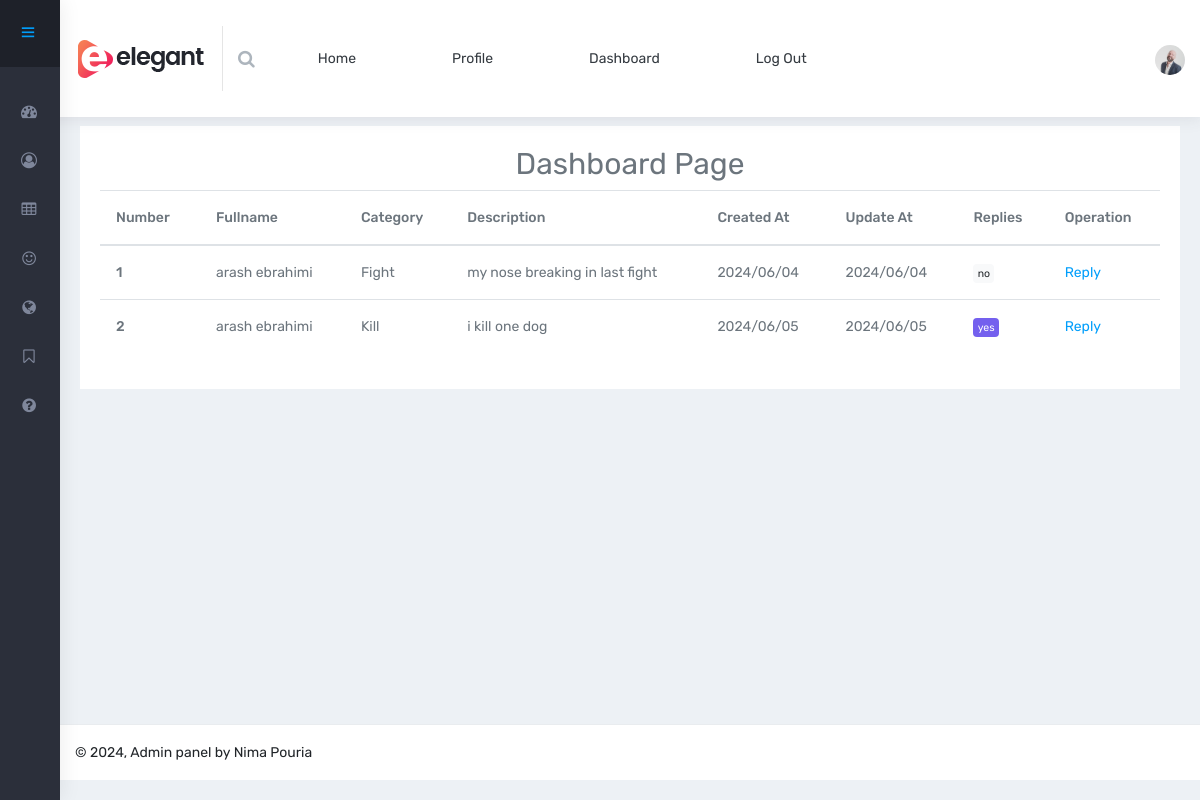
The app's page /admin_dashboard (signed in) with its own data.
### app/models.py (models this page shows, shortened)
class Complaint(db.Model):
    id = db.Column(db.Integer, primary_key=True)
    description = db.Column(db.Text, nullable=False)
    created_at = db.Column(db.DateTime, nullable=False, default=datetime.now())
    updated_at = db.Column(db.DateTime, nullable=False, default=datetime.now(), onupdate=datetime.utcnow)
    category_id = db.Column(db.Integer, db.ForeignKey('category.id'), nullable=False)
    user_id = db.Column(db.Integer, db.ForeignKey('user.id'), nullable=False)
    reply = db.relationship('Reply', backref='complaint', uselist=False)

class User(db.Model, UserMixin):
    id = db.Column(db.Integer, primary_key=True)
    firstname = db.Column(db.String(20), nullable=False)
    lastname = db.Column(db.String(20), nullable=False)
    email = db.Column(db.String(120), unique=True, nullable=False)
    password = db.Column(db.String(120), nullable=False)
    role = db.Column(db.String(120), nullable=False, default='customer')
    profile = db.relationship('Profile', backref='user', uselist=False)
    complaints = db.relationship('Complaint', backref='author')
    @property
    def fullname(self):
        return self.firstname + ' ' + self.lastname

class Category(db.Model):
    id = db.Column(db.Integer, primary_key=True)
    name = db.Column(db.String(120), nullable=False)
    complaints = db.relationship('Complaint', backref='category')

### app/__init__.py (the view)
    @app.get('/admin_dashboard')
    @login_required
    def dashboard():
        if current_user.role == 'admin':
            complaints = Complaint.query.all()
        else:
            complaints = Complaint.query.filter_by(user_id=current_user.id).all()
        return render_template('admin/dashboard.html', complaints=complaints)

### app/templates/admin/dashboard.html
{% extends 'layouts/admin-layout.html' %}
{% block content %}
    <h2 class="text-center">Dashboard Page</h2>
    <div class="table-container">
        <table class="table is-bordered">
            <thead>
            <tr>
                <th scope="col" style="width: 100px">Number</th>
                <th scope="col">Fullname</th>
                <th scope="col">Category</th>
                <th scope="col">Description</th>
                <th scope="col">Created At</th>
                <th scope="col">Update At</th>
                <th scope="col">Replies</th>
                <th scope="col">Operation</th>
            </tr>
            </thead>
            <tbody>
            {% for complaint in complaints %}
                <tr>
                    <th scope="row">{{ loop.index }}</th>
                    <td>{{ complaint.author.fullname }}</td>
                    <td>{{ complaint.category.name }}</td>
                    <td>{{ complaint.description }}</td>
                    <td>{{ complaint.created_at.strftime('%Y/%m/%d') }}</td>
                    <td>{{ complaint.updated_at.strftime('%Y/%m/%d') }}</td>
                    <td><span class="badge badge-{{ 'primary' if complaint.reply else 'light' }}">{{ 'yes' if complaint.reply else 'no' }}</span></td>
                    <td><a href="{{ url_for('reply', complaint_id=complaint.id) }}" class="button is-small is-info">Reply</a>
                    </td>
                </tr>
            {% endfor %}
            </tbody>
        </table>
    </div>
{% endblock %}

### app/templates/layouts/admin-layout.html (shortened to what this page needs)
<!DOCTYPE html>
<html lang="en">
<head>
    <link href="{{ url_for('static', filename='css/style.css') }}" rel="stylesheet">
</head>
<body class="skin-default-dark fixed-layout">
<div id="main-wrapper">
    <header class="topbar">
        <nav class="navbar top-navbar navbar-expand-md navbar-dark">
            <div class="navbar-header">
                <a class="navbar-brand">
                    <b>
                    <img src="{{ url_for('static', filename='assets/images/logo-icon.png') }}" alt="homepage"
                         class="dark-logo"/>
                </b>
                    <span>
                         <img src="{{ url_for('static', filename='assets/images/logo-text.png') }}" alt="homepage"
                              class="dark-logo"/>
                              class="light-logo" alt="homepage"/></span> </a>
            </div>
            <div class="navbar-collapse">
                <ul class="navbar-nav mr-auto align-items-center">
                    <li class="nav-item search-box"><a class="nav-link waves-effect waves-dark"
                                                       href="javascript:void(0)"><i class="fa fa-search"></i></a>
                    </li>
                    <a class="text-dark is-display-inline p-5" href="{{ url_for("admin_home") }}">Home</a>
                    <a class="text-dark is-display-inline p-5" href="{{ url_for("profile") }}">Profile</a>
                    <a class="text-dark is-display-inline p-5" href="{{ url_for("dashboard") }}">Dashboard</a>
                    <a class="text-dark is-display-inline p-5" href="{{ url_for('logout') }}">Log Out</a>
                </ul>
                <ul class="navbar-nav my-lg-0">
                    <li class="nav-item dropdown">
                        <a class="nav-link dropdown-toggle text-muted waves-effect waves-dark" href=""
                           data-toggle="dropdown" aria-haspopup="true" aria-expanded="false">
                            <img
                                    src="{{ url_for('static', filename='assets/images/users/1.jpg') }}" alt="user"
                                    class="img-circle" width="30"></a>
                    </li>
                </ul>
            </div>
        </nav>
    </header>
    <aside class="left-sidebar">
        <div class="d-flex no-block nav-text-box align-items-center">
            <a class="waves-effect waves-dark ml-auto hidden-sm-down" href="javascript:void(0)"><i class="ti-menu"></i></a>
        </div>
        <div class="scroll-sidebar">
            <nav class="sidebar-nav">
                <ul id="sidebarnav">
                    <li><a class="waves-effect waves-dark" href="index.html" aria-expanded="false"><i
                            class="fa fa-tachometer"></i><span class="hide-menu">Nima</span></a></li>
                    <li><a class="waves-effect waves-dark" href="pages-profile.html" aria-expanded="false"><i
                            class="fa fa-user-circle-o"></i><span class="hide-menu">Profile</span></a></li>
                    <li><a class="waves-effect waves-dark" href="table-basic.html" aria-expanded="false"><i
                            class="fa fa-table"></i>Tables</a></li>
                    <li><a class="waves-effect waves-dark" href="icon-fontawesome.html" aria-expanded="false"><i
                            class="fa fa-smile-o"></i>Icon</a></li>
                    <li><a class="waves-effect waves-dark" href="map-google.html" aria-expanded="false"><i
                            class="fa fa-globe"></i>Map</a></li>
                    <li><a class="waves-effect waves-dark" href="admin-layout.html" aria-expanded="false"><i
                            class="fa fa-bookmark-o"></i>Blank</a></li>
                    <li><a class="waves-effect waves-dark" href="pages-error-404.html" aria-expanded="false"><i
                            class="fa fa-question-circle"></i>404</a></li>
                    <div class="text-center m-t-30">
                    </div>
                </ul>
            </nav>
        </div>
    </aside>
    <div class="page-wrapper">
        <div class="container-fluid">
            <div class="row page-titles">
                <div class="col-md-5 align-self-center">
                </div>
            </div>
            <div class="row">
                <div class="col-12">
                    <div class="card">
                        <div class="card-body">
                            {% block content %}{% endblock %}
                        </div>
                    </div>
                </div>
            </div>
        </div>
    </div>
    <footer class="footer">
        © 2024, Admin panel by Nima Pouria
    </footer>
</div>
</body>
</html>

### records on screen
Complaint: author.fullname "arash ebrahimi", category.name "Fight", description "my nose breaking in last fight", created_at "2024/06/04", updated_at "2024/06/04", reply "no"
Complaint: author.fullname "arash ebrahimi", category.name "Kill", description "i kill one dog", created_at "2024/06/05", updated_at "2024/06/05", reply "yes"
